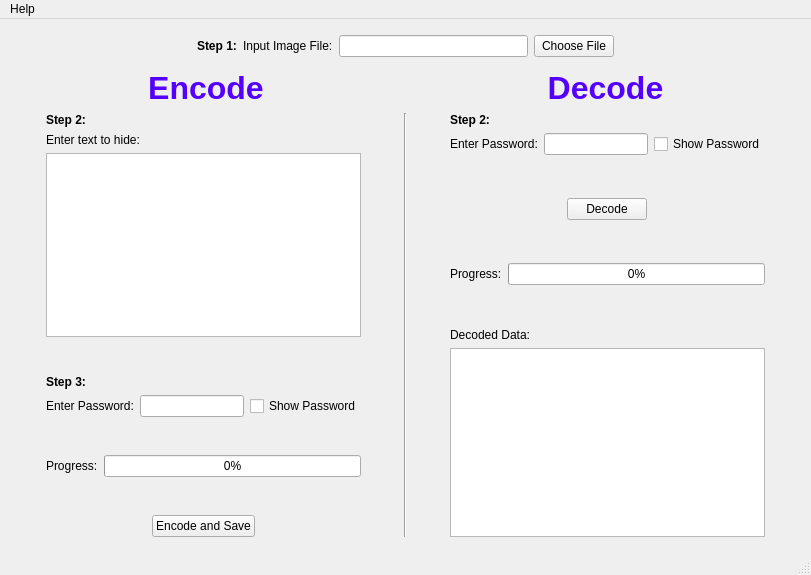
<?xml version="1.0" encoding="UTF-8"?>
<ui version="4.0">
 <class>MainWindow</class>
 <widget class="QMainWindow" name="MainWindow">
  <property name="geometry">
   <rect>
    <x>0</x>
    <y>0</y>
    <width>811</width>
    <height>575</height>
   </rect>
  </property>
  <property name="windowTitle">
   <string>Steganography Software</string>
  </property>
  <property name="autoFillBackground">
   <bool>false</bool>
  </property>
  <property name="styleSheet">
   <string notr="true"/>
  </property>
  <widget class="QWidget" name="centralwidget">
   <layout class="QVBoxLayout" name="verticalLayout_5">
    <item>
     <spacer name="verticalSpacer_5">
      <property name="orientation">
       <enum>Qt::Vertical</enum>
      </property>
      <property name="sizeHint" stdset="0">
       <size>
        <width>20</width>
        <height>40</height>
       </size>
      </property>
     </spacer>
    </item>
    <item>
     <layout class="QHBoxLayout" name="horizontalLayout_2">
      <item>
       <spacer name="horizontalSpacer_5">
        <property name="orientation">
         <enum>Qt::Horizontal</enum>
        </property>
        <property name="sizeHint" stdset="0">
         <size>
          <width>40</width>
          <height>20</height>
         </size>
        </property>
       </spacer>
      </item>
      <item>
       <widget class="QLabel" name="label_4">
        <property name="text">
         <string>&lt;html&gt;&lt;head/&gt;&lt;body&gt;&lt;p&gt;&lt;span style=&quot; font-weight:600;&quot;&gt;Step 1:&lt;/span&gt;&lt;/p&gt;&lt;/body&gt;&lt;/html&gt;</string>
        </property>
       </widget>
      </item>
      <item>
       <widget class="QLabel" name="label_3">
        <property name="text">
         <string>Input Image File:</string>
        </property>
       </widget>
      </item>
      <item>
       <widget class="QLineEdit" name="lineEdit"/>
      </item>
      <item>
       <widget class="QPushButton" name="pushButton">
        <property name="autoFillBackground">
         <bool>false</bool>
        </property>
        <property name="text">
         <string>Choose File</string>
        </property>
        <property name="autoDefault">
         <bool>true</bool>
        </property>
       </widget>
      </item>
      <item>
       <spacer name="horizontalSpacer_6">
        <property name="orientation">
         <enum>Qt::Horizontal</enum>
        </property>
        <property name="sizeHint" stdset="0">
         <size>
          <width>40</width>
          <height>20</height>
         </size>
        </property>
       </spacer>
      </item>
     </layout>
    </item>
    <item>
     <spacer name="verticalSpacer_7">
      <property name="orientation">
       <enum>Qt::Vertical</enum>
      </property>
      <property name="sizeHint" stdset="0">
       <size>
        <width>20</width>
        <height>40</height>
       </size>
      </property>
     </spacer>
    </item>
    <item>
     <layout class="QHBoxLayout" name="horizontalLayout">
      <item>
       <widget class="QLabel" name="label">
        <property name="text">
         <string>&lt;html&gt;&lt;head/&gt;&lt;body&gt;&lt;p align=&quot;center&quot;&gt;&lt;span style=&quot; font-size:24pt; font-weight:900; color:#5500ff;&quot;&gt;Encode&lt;/span&gt;&lt;/p&gt;&lt;/body&gt;&lt;/html&gt;</string>
        </property>
       </widget>
      </item>
      <item>
       <widget class="QLabel" name="label_2">
        <property name="text">
         <string>&lt;html&gt;&lt;head/&gt;&lt;body&gt;&lt;p align=&quot;center&quot;&gt;&lt;span style=&quot; font-size:24pt; font-weight:900; color:#5500ff;&quot;&gt;Decode&lt;/span&gt;&lt;/p&gt;&lt;/body&gt;&lt;/html&gt;</string>
        </property>
       </widget>
      </item>
     </layout>
    </item>
    <item>
     <layout class="QHBoxLayout" name="horizontalLayout_5">
      <item>
       <spacer name="horizontalSpacer_3">
        <property name="orientation">
         <enum>Qt::Horizontal</enum>
        </property>
        <property name="sizeHint" stdset="0">
         <size>
          <width>40</width>
          <height>20</height>
         </size>
        </property>
       </spacer>
      </item>
      <item>
       <layout class="QVBoxLayout" name="verticalLayout_2">
        <item>
         <layout class="QVBoxLayout" name="verticalLayout">
          <item>
           <widget class="QLabel" name="label_5">
            <property name="text">
             <string>&lt;html&gt;&lt;head/&gt;&lt;body&gt;&lt;p&gt;&lt;span style=&quot; font-weight:600;&quot;&gt;Step 2:&lt;/span&gt;&lt;/p&gt;&lt;/body&gt;&lt;/html&gt;</string>
            </property>
           </widget>
          </item>
          <item>
           <widget class="QLabel" name="label_7">
            <property name="text">
             <string>Enter text to hide:</string>
            </property>
           </widget>
          </item>
          <item>
           <widget class="QPlainTextEdit" name="plainTextEdit"/>
          </item>
         </layout>
        </item>
        <item>
         <spacer name="verticalSpacer_2">
          <property name="orientation">
           <enum>Qt::Vertical</enum>
          </property>
          <property name="sizeHint" stdset="0">
           <size>
            <width>20</width>
            <height>40</height>
           </size>
          </property>
         </spacer>
        </item>
        <item>
         <widget class="QLabel" name="label_8">
          <property name="text">
           <string>&lt;html&gt;&lt;head/&gt;&lt;body&gt;&lt;p&gt;&lt;span style=&quot; font-weight:600;&quot;&gt;Step 3:&lt;/span&gt;&lt;/p&gt;&lt;/body&gt;&lt;/html&gt;</string>
          </property>
         </widget>
        </item>
        <item>
         <layout class="QHBoxLayout" name="horizontalLayout_3">
          <item>
           <widget class="QLabel" name="label_9">
            <property name="text">
             <string>Enter Password:</string>
            </property>
           </widget>
          </item>
          <item>
           <widget class="QLineEdit" name="lineEdit_2">
            <property name="inputMethodHints">
             <set>Qt::ImhNone</set>
            </property>
            <property name="echoMode">
             <enum>QLineEdit::Password</enum>
            </property>
           </widget>
          </item>
          <item>
           <widget class="QCheckBox" name="checkBox">
            <property name="text">
             <string>Show Password</string>
            </property>
           </widget>
          </item>
         </layout>
        </item>
        <item>
         <spacer name="verticalSpacer_9">
          <property name="orientation">
           <enum>Qt::Vertical</enum>
          </property>
          <property name="sizeHint" stdset="0">
           <size>
            <width>20</width>
            <height>40</height>
           </size>
          </property>
         </spacer>
        </item>
        <item>
         <layout class="QHBoxLayout" name="horizontalLayout_6">
          <item>
           <widget class="QLabel" name="label_11">
            <property name="text">
             <string>Progress:</string>
            </property>
           </widget>
          </item>
          <item>
           <widget class="QProgressBar" name="progressBar">
            <property name="value">
             <number>0</number>
            </property>
            <property name="textVisible">
             <bool>true</bool>
            </property>
           </widget>
          </item>
         </layout>
        </item>
        <item>
         <spacer name="verticalSpacer">
          <property name="orientation">
           <enum>Qt::Vertical</enum>
          </property>
          <property name="sizeHint" stdset="0">
           <size>
            <width>20</width>
            <height>40</height>
           </size>
          </property>
         </spacer>
        </item>
        <item alignment="Qt::AlignHCenter">
         <widget class="QPushButton" name="pushButton_2">
          <property name="text">
           <string>Encode and Save</string>
          </property>
         </widget>
        </item>
       </layout>
      </item>
      <item>
       <spacer name="horizontalSpacer">
        <property name="orientation">
         <enum>Qt::Horizontal</enum>
        </property>
        <property name="sizeHint" stdset="0">
         <size>
          <width>40</width>
          <height>20</height>
         </size>
        </property>
       </spacer>
      </item>
      <item>
       <widget class="Line" name="line">
        <property name="orientation">
         <enum>Qt::Vertical</enum>
        </property>
       </widget>
      </item>
      <item>
       <spacer name="horizontalSpacer_4">
        <property name="orientation">
         <enum>Qt::Horizontal</enum>
        </property>
        <property name="sizeHint" stdset="0">
         <size>
          <width>40</width>
          <height>20</height>
         </size>
        </property>
       </spacer>
      </item>
      <item>
       <layout class="QVBoxLayout" name="verticalLayout_4">
        <item>
         <widget class="QLabel" name="label_6">
          <property name="text">
           <string>&lt;html&gt;&lt;head/&gt;&lt;body&gt;&lt;p&gt;&lt;span style=&quot; font-weight:600;&quot;&gt;Step 2:&lt;/span&gt;&lt;/p&gt;&lt;/body&gt;&lt;/html&gt;</string>
          </property>
         </widget>
        </item>
        <item>
         <layout class="QHBoxLayout" name="horizontalLayout_4">
          <item>
           <widget class="QLabel" name="label_10">
            <property name="text">
             <string>Enter Password:</string>
            </property>
           </widget>
          </item>
          <item>
           <widget class="QLineEdit" name="lineEdit_3">
            <property name="inputMethodHints">
             <set>Qt::ImhNone</set>
            </property>
            <property name="echoMode">
             <enum>QLineEdit::Password</enum>
            </property>
           </widget>
          </item>
          <item>
           <widget class="QCheckBox" name="checkBox_2">
            <property name="text">
             <string>Show Password</string>
            </property>
           </widget>
          </item>
         </layout>
        </item>
        <item>
         <spacer name="verticalSpacer_4">
          <property name="orientation">
           <enum>Qt::Vertical</enum>
          </property>
          <property name="sizeHint" stdset="0">
           <size>
            <width>20</width>
            <height>40</height>
           </size>
          </property>
         </spacer>
        </item>
        <item alignment="Qt::AlignHCenter">
         <widget class="QPushButton" name="pushButton_3">
          <property name="text">
           <string>Decode</string>
          </property>
         </widget>
        </item>
        <item>
         <spacer name="verticalSpacer_8">
          <property name="orientation">
           <enum>Qt::Vertical</enum>
          </property>
          <property name="sizeHint" stdset="0">
           <size>
            <width>20</width>
            <height>40</height>
           </size>
          </property>
         </spacer>
        </item>
        <item>
         <layout class="QHBoxLayout" name="horizontalLayout_7">
          <item>
           <widget class="QLabel" name="label_13">
            <property name="text">
             <string>Progress:</string>
            </property>
           </widget>
          </item>
          <item>
           <widget class="QProgressBar" name="progressBar_2">
            <property name="enabled">
             <bool>true</bool>
            </property>
            <property name="maximum">
             <number>100</number>
            </property>
            <property name="value">
             <number>0</number>
            </property>
            <property name="textVisible">
             <bool>true</bool>
            </property>
           </widget>
          </item>
         </layout>
        </item>
        <item>
         <spacer name="verticalSpacer_3">
          <property name="orientation">
           <enum>Qt::Vertical</enum>
          </property>
          <property name="sizeHint" stdset="0">
           <size>
            <width>20</width>
            <height>40</height>
           </size>
          </property>
         </spacer>
        </item>
        <item>
         <layout class="QVBoxLayout" name="verticalLayout_3">
          <item>
           <widget class="QLabel" name="label_12">
            <property name="text">
             <string>Decoded Data:</string>
            </property>
           </widget>
          </item>
          <item>
           <widget class="QPlainTextEdit" name="plainTextEdit_2">
            <property name="readOnly">
             <bool>true</bool>
            </property>
           </widget>
          </item>
         </layout>
        </item>
       </layout>
      </item>
      <item>
       <spacer name="horizontalSpacer_2">
        <property name="orientation">
         <enum>Qt::Horizontal</enum>
        </property>
        <property name="sizeHint" stdset="0">
         <size>
          <width>40</width>
          <height>20</height>
         </size>
        </property>
       </spacer>
      </item>
     </layout>
    </item>
    <item>
     <spacer name="verticalSpacer_6">
      <property name="orientation">
       <enum>Qt::Vertical</enum>
      </property>
      <property name="sizeHint" stdset="0">
       <size>
        <width>20</width>
        <height>40</height>
       </size>
      </property>
     </spacer>
    </item>
   </layout>
  </widget>
  <widget class="QMenuBar" name="menubar">
   <property name="geometry">
    <rect>
     <x>0</x>
     <y>0</y>
     <width>811</width>
     <height>21</height>
    </rect>
   </property>
   <widget class="QMenu" name="menuHelp">
    <property name="title">
     <string>Help</string>
    </property>
    <addaction name="actionAbout"/>
   </widget>
   <addaction name="menuHelp"/>
  </widget>
  <widget class="QStatusBar" name="statusbar"/>
  <action name="actionAbout">
   <property name="text">
    <string>About</string>
   </property>
  </action>
 </widget>
 <resources/>
 <connections/>
</ui>
